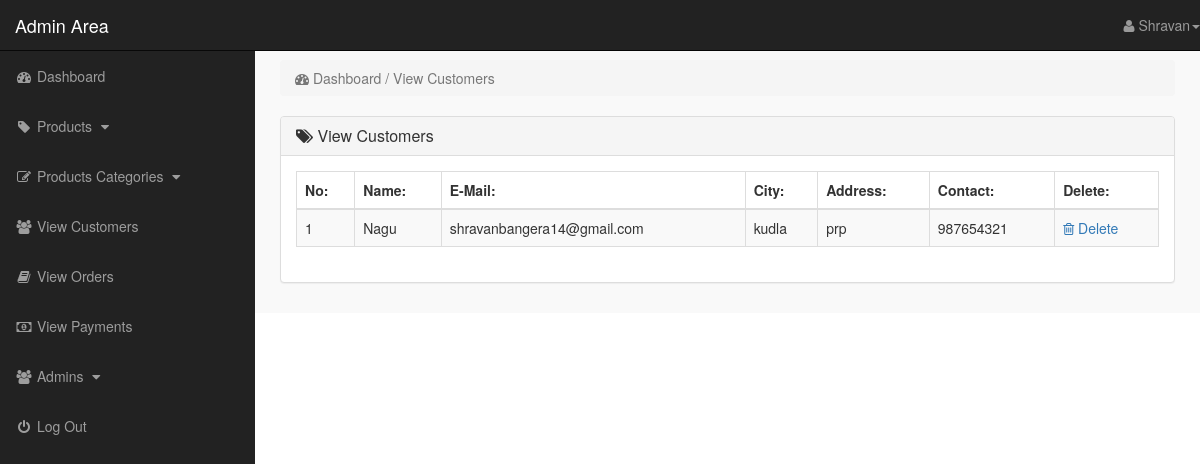
Page /admin_area/index.php?view_customers (signed in) on the committed database.
### tables this page shows
CREATE TABLE `customers` (
  `c_id` int(10) NOT NULL,
  `customer_name` text NOT NULL,
  `customer_email` text NOT NULL,
  `customer_pass` text NOT NULL,
  `customer_city` text NOT NULL,
  `customer_contact` text NOT NULL,
  `customer_address` text NOT NULL
);

### admin_area/view_customers.php (the view)
<?php
    if(!isset($_SESSION['admin_email'])){
        echo "<script>window.open('login.php','_self')</script>";
    }else{
?>
<div class="row">
    <div class="col-lg-12">
        <ol class="breadcrumb">
            <li class="active">
                <i class="fa fa-dashboard"></i> Dashboard / View Customers
            </li>
        </ol>
    </div>
</div>
<div class="row">
    <div class="col-lg-12">
        <div class="panel panel-default">
            <div class="panel-heading">
               <h3 class="panel-title">
                   <i class="fa fa-tags"></i>  View Customers
               </h3>
            </div>
            <div class="panel-body">
                <div class="table-responsive">
                    <table class="table table-striped table-bordered table-hover">
                        <thead>
                            <tr>
                                <th> No: </th>
                                <th> Name: </th>
                                <th> E-Mail: </th>
                                <th> City: </th>
                                <th> Address: </th>
                                <th> Contact: </th>
                                <th> Delete: </th>
                            </tr>
                        </thead>
                        <tbody>
                            <?php
                                $i=0;
                                $get_c = "select * from customers";
                                $run_c = mysqli_query($con,$get_c);
                                while($row_c=mysqli_fetch_array($run_c)){
                                    $c_id = $row_c['c_id'];
                                    $c_name = $row_c['customer_name'];
                                    $c_email = $row_c['customer_email'];
                                    $c_city = $row_c['customer_city'];
                                    $c_address = $row_c['customer_address'];
                                    $c_contact = $row_c['customer_contact'];
                                    $i++;
                            ?>
                            <tr>
                                <td> <?php echo $i; ?> </td>
                                <td> <?php echo $c_name; ?> </td>
                                <td> <?php echo $c_email; ?> </td>
                                <td> <?php echo $c_city; ?> </td>
                                <td> <?php echo $c_address ?> </td>
                                <td> <?php echo $c_contact ?> </td>
                                <td>
                                     <a href="index.php?delete_customer=<?php echo $c_id; ?>">
                                        <i class="fa fa-trash-o"></i> Delete
                                     </a>
                                </td>
                            </tr>
                            <?php } ?>
                        </tbody>
                    </table>
                </div>
            </div>
        </div>
    </div>
</div>
<?php } ?>

### admin_area/css/style.css (style rules this page uses)
body { margin-top: 100px; }
@media (min-width: 768px) { body { margin-top: 50px; } }
.panel-body { border-radius: 5px; }

### rows in the picture
customers: customer_name "Nagu", customer_email "shravanbangera14@gmail.com", customer_city "kudla", customer_address "prp", customer_contact "987654321"
